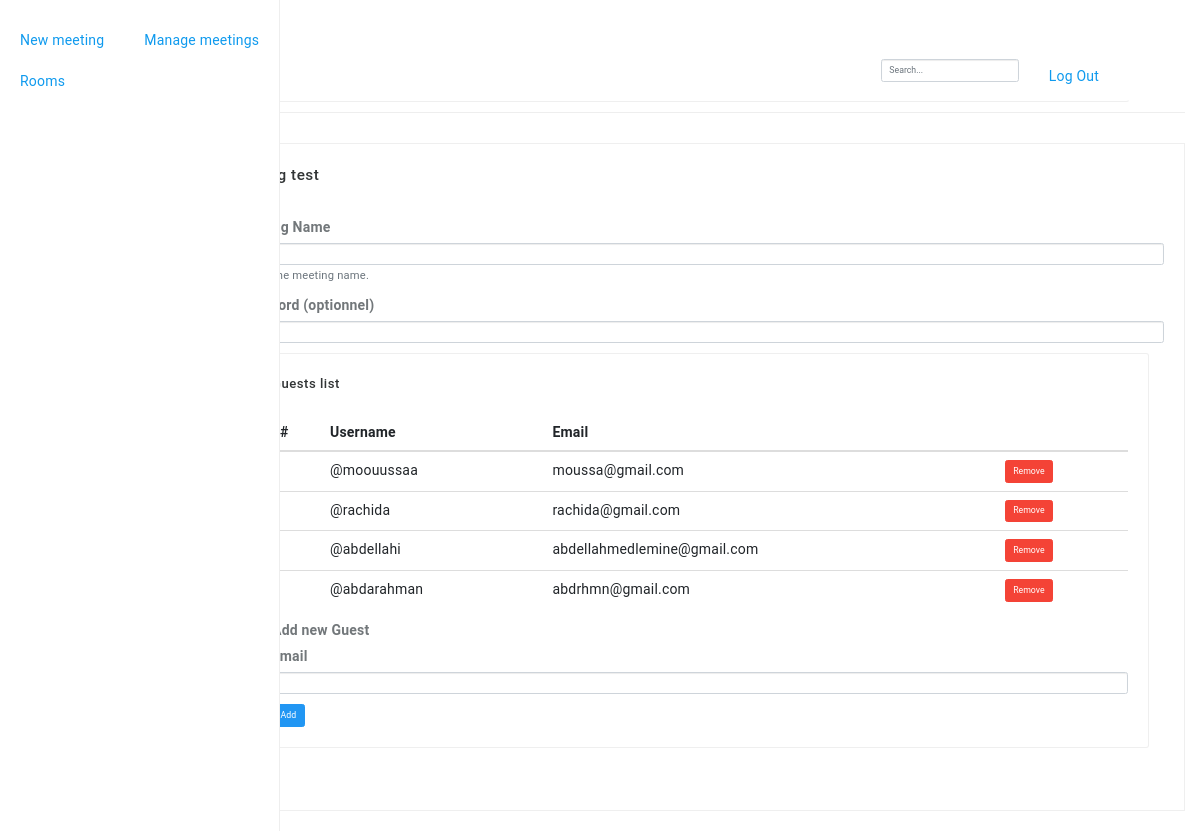
Screenshot of /edit-meeting/1 (signed in) with the database file from the repository.
### app.py (models this page shows)
class Meeting(db.Model):
    __tablename__ = 'meeting'
    id = db.Column(db.Integer, primary_key=True)
    meetingname = db.Column(db.String(25), unique=True)
    password = db.Column(db.String(80))
    active= db.Column(db.String(15))
    moderator_id = db.Column(db.Integer, db.ForeignKey('user.id'))
    guests = db.relationship("User", secondary="meeting_guests")

class User(UserMixin, db.Model):
    __tablename__ = 'user'
    id = db.Column(db.Integer, primary_key=True)
    username = db.Column(db.String(25), unique=True)
    email = db.Column(db.String(50), unique=True)
    password = db.Column(db.String(80))
    usertype = db.Column(db.String(15))
    meetings = db.relationship('Meeting', backref='moderator')
    rooms = db.relationship('Meeting', secondary="meeting_guests")

### app.py (the view, shortened to what this page needs)
@app.route('/edit-meeting/<int:meeting_id>', methods=['GET', 'POST'])
@login_required
def edit_meeting(meeting_id):
    form = UserForm()
    meeting=Meeting.query.get_or_404(meeting_id)
    isAdmin=current_user.usertype=='admin'
    meeting_guests=meeting.guests
    return render_template('edit-meeting.html',form=form, isAdmin=isAdmin, name=current_user.username, meeting_id=meeting.id, meetingname=meeting.meetingname, meetingpassword=meeting.password, active=meeting.active, meeting_guests=meeting_guests)

### app.py
class UserForm(FlaskForm):
    email = StringField('email', validators=[InputRequired(), Email(message='Invalid email'), Length(max=50)])

### app.py (called while the page is built)
@login_manager.user_loader
def load_user(user_id):
    return User.query.get(int(user_id))

### templates/edit-meeting.html (shortened to what this page needs)
{% extends "bootstrap/base.html" %}
{% import "bootstrap/wtf.html" as wtf %}
{% block styles %}
{{super()}}
<link rel="stylesheet" href="{{url_for('.static', filename='dashboard.css')}}">
{% endblock %}
{% block content %}
{% include 'navbar.html' %}
<div class="container-fluid">
  <div class="row">
    {% include 'sidebar.html' %}
    <div class="col-sm-9 col-sm-offset-3 col-md-10 col-md-offset-2 main">
        <h1 class="page-header">Welcome, {{ name }}</h1>
    <div class="mT-30">
      <div class="bgc-white p-20 bd">
      <h3 class="c-grey-900">
      Editing {{ meetingname }}
      </h3>
      <div class="mT-30">
      <form method="post" action="/edit-meeting/{{ meeting_id }}">
          <div class="form-group">
          <label for="exampleInputRoomName">meeting Name</label>
          <input type="text" class="form-control" id="exampleInputRoomName"  placeholder="{{ meetingname }}">
          <small id="meetingName" class="form-text text-muted">This is the meeting name.</small>
          </div>
          <div class="form-group">
          <label for="exampleInputPassword1">Password (optionnel)</label>
          <input type="password" class="form-control" id="exampleInputPassword1" placeholder="{{ meetingpassword }}">
          </div>
          <div class="col-md-12">
              <div class="bgc-white bd bdrs-3 p-20 mB-20">
              <h4 class="c-grey-900 mB-20">Guests list</h4>
              <table class="table">
                  <thead>
                  <tr>
                      <th scope="col">#</th>
                      <th scope="col">Username</th>
                      <th scope="col">Email</th>
                      <th scope="col"></th>
                  </tr>
                  </thead>
                  <tbody>
                    {%for User in meeting_guests%}
                  <tr>
                      <th scope="row"></th>
                      <td>@{{User.username}}</td>
                      <td>{{User.email}}</td>
                      <td><button class="btn btn-danger">Remove</button></td>
                  </tr>
                    {% endfor %}
                  </tbody>
                    </table>
                    <form method="post" action="/edit-meeting/{{ meeting_id }}">
                        <label for="exampleInputPassword1">Add new Guest</label>
                        {{ wtf.form_field(form.email) }}
                        <button type="submit" class="btn btn-primary">Add</button>
                    </form>
              </div>
          </div>
          <button type="submit" class="btn btn-primary">save</button>
      </form>
      </div>
  </div>
  </div>
        </div>
      </div>
    </div>
{% endblock %}

### static/dashboard.css (style rules this page uses)
body { padding-top: 50px; }
.main { padding: 20px; }
@media (min-width: 768px) { .main { padding-right: 40px; padding-left: 40px; } }
.main .page-header { margin-top: 0; }

### rows the page displays
Meeting: meetingname "test"
User: username "moouussaa", email "moussa@gmail.com"
User: username "rachida", email "rachida@gmail.com"
User: username "abdellahi", email "abdellahmedlemine@gmail.com"
User: username "abdarahman", email "abdrhmn@gmail.com"
